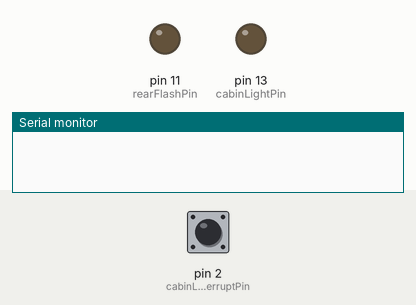
Simulated run of this sketch. Board: Arduino Uno, built with avr-gcc and run on an emulated ATmega328P. Parts: output pins drawn as LEDs (lit = HIGH), the last lines printed to the serial monitor. The inputs (shaded band) are chosen by the test bench; at power-on: pin 2 (cabinLightInterruptPin) HIGH.

Above: at 1.2 s.
1.3 s: pin 2 (cabinLightInterruptPin) pulled LOW for 0.15 s
At 2.41 s:
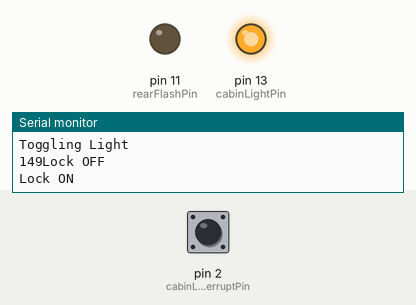
4.3 s: pin 2 (cabinLightInterruptPin) pulled LOW for 1 s
At 5.54 s:
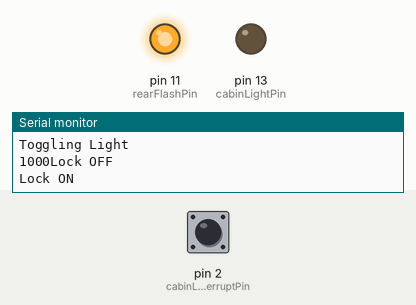
7.3 s: pin 2 (cabinLightInterruptPin) pulled LOW for 3.2 s
At 11.44 s:
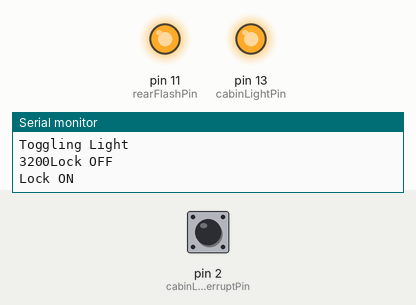
Timing chart, 0 to 18.0 s (numbered marks = the images above; inputs shaded):
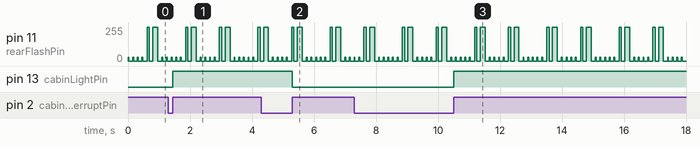

The sketch:

BikeTrailer.ino
```cpp
/*
  BikeTrailer

  Arduino microcontroller code to control rear flashing lights and interior
  'cabin' reading light for Burley bike trailer.

  Rear light pattern is similar to Planet Bike's 'SuperFlash' pattern, which is
  very eye catching.

*/

// General setup
byte rearFlashPin = 11;
byte cabinLightPin = 13;
byte cabinLightInterruptPin = 2;
volatile byte cabinLightState = LOW;
unsigned long cabinLightPinLastChangeTime = 0;

unsigned long switchHold = 30;
volatile bool switchLock = true;

// PWM duty cycle for low and high brightness (there is also off, which is 0)
int lowBrightPwm = 30;
int highBrightPwm = 255;

// 2D array, where second dimension represents time (in milliseconds) and duty cycle (0-255)
int rearFlashPattern [][2] = {
    { 30, lowBrightPwm },
    { 120, 0 },
    { 30, lowBrightPwm },
    { 120, 0 },
    { 30, lowBrightPwm },
    { 120, 0 },
    { 30, lowBrightPwm },
    { 140, 0 },
    { 70, highBrightPwm },
    { 110, 0 },
    { 160, highBrightPwm },
    { 130, 0 },
    { 30, lowBrightPwm },
    { 120, 0 },
    { 30, lowBrightPwm },
    { 120, 0 },
    { 30, lowBrightPwm },
    { 120, 0 },
    { 30, lowBrightPwm },
    { 120, 0 },
    { 30, lowBrightPwm },
    { 140, 0 },
    { 70, highBrightPwm },
    { 110, 0 },
    { 160, highBrightPwm },
    { 130, 0 }
};

int rearFlashPatternLength = sizeof(rearFlashPattern)/sizeof(rearFlashPattern[0]);


void setup() {

    pinMode(rearFlashPin, OUTPUT);

    pinMode(cabinLightPin, OUTPUT);
    digitalWrite(cabinLightPin, LOW);

    pinMode(cabinLightInterruptPin, INPUT_PULLUP);
    attachInterrupt(digitalPinToInterrupt(cabinLightInterruptPin), toggleCabinLight, CHANGE);

    Serial.begin(9600);

}


void loop() {

    int i;
    for (i = 0; i < rearFlashPatternLength; i++) {

        // This is part of the interrupt based debounceing
        if (!switchLock &&
            (digitalRead(cabinLightInterruptPin) == HIGH) &&
            ((millis() - cabinLightPinLastChangeTime) > switchHold))
        {
            switchLock = true;

            // DEBUG
            Serial.print("Lock ON");
            Serial.println();
        }

        analogWrite(rearFlashPin, rearFlashPattern[i][1]);
        delay(rearFlashPattern[i][0]);
    }

}

void toggleCabinLight() {
    // ISR for cabin light button. This uses a debounce scheme I cooked up that
    // requires no waiting in the ISR (but the main loop has a role to play).
    // Light state is toggled when button is released.

    if (!switchLock && ((millis() - cabinLightPinLastChangeTime) > switchHold)) {

        // DEBUG
        Serial.print("Toggling Light");
        Serial.println();

        cabinLightState = !cabinLightState;
        digitalWrite(cabinLightPin, cabinLightState);

    }

    // DEBUG
    Serial.print((millis() - cabinLightPinLastChangeTime));
    Serial.print("Lock OFF");
    Serial.println();

    cabinLightPinLastChangeTime = millis();
    switchLock = false;

}
```

Measured:
- after the input at 1.3 s, pin 13 (cabinLightPin): LOW → HIGH after 0.15 s
- after the input at 4.3 s, pin 13 (cabinLightPin): HIGH → LOW after 1.0 s
- after the input at 7.3 s, pin 13 (cabinLightPin): LOW → HIGH after 3.2 s
- by itself, pin 11 (rearFlashPin): moves between 0/255 and 255/255, repeating every 2.3 s
